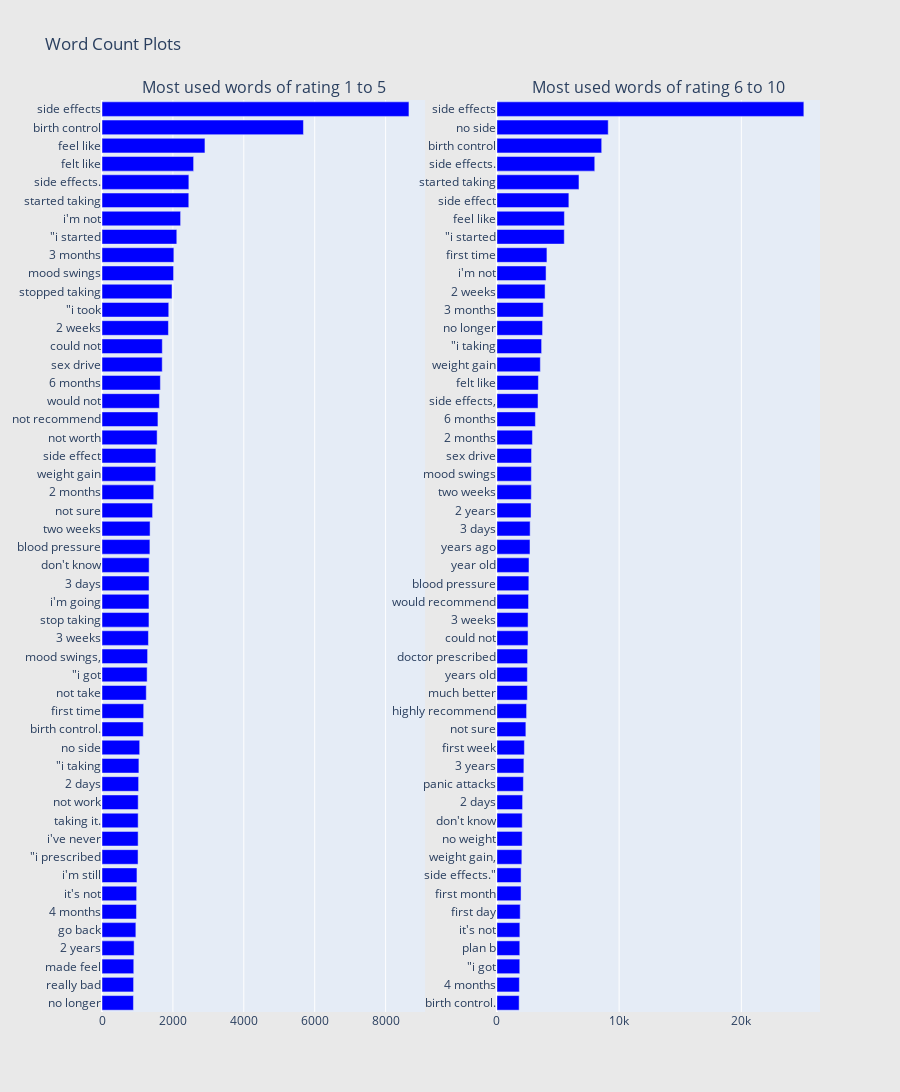

Notebook code for this chart:
### Markdown cell above
##### 1 N-gram is not enough to distinguish between a bad and a good review. Let's try with 2 N-grams

### Code cell
#get the bar chart from rating 1 to 5

freq_dict = defaultdict(int)
for sent in df_all_1_5['review']:
    for word in generate_ngrams(sent, 2):
        freq_dict[word] += 1
        
fd_sorted_1_5 = pd.DataFrame(sorted(freq_dict.items(), key=lambda x: x[1])[::-1])
#the same as: pd.DataFrame(freq_dict.items, columns=['word','freq']).sort_values('freq', ascending=False)
fd_sorted_1_5.columns = ['word', 'wordcount']
trace0 = horizontal_bar_chart(fd_sorted_1_5.head(50), 'blue')

#get the bar chart from rating 6 to 10

freq_dict = defaultdict(int)
for sent in df_all_6_10['review']:
    for word in generate_ngrams(sent, 2):
        freq_dict[word] += 1
        
fd_sorted_6_10 = pd.DataFrame(sorted(freq_dict.items(), key=lambda x: x[1])[::-1])
#the same as: pd.DataFrame(freq_dict.items, columns=['word','freq']).sort_values('freq', ascending=False)
fd_sorted_6_10.columns = ['word', 'wordcount']
trace1 = horizontal_bar_chart(fd_sorted_6_10.head(50), 'blue')

#create two subplots
fig = tools.make_subplots(rows=1, cols=2, vertical_spacing=0.04,
                         subplot_titles= ['Most used words of rating 1 to 5',
                                         'Most used words of rating 6 to 10'])
fig.append_trace(trace0, 1, 1)
fig.append_trace(trace1, 1, 2)
fig['layout'].update(height=1200, width=900, paper_bgcolor='rgb(233,233,233)', title="Word Count Plots")
py.iplot(fig, filename='word-plots')

### Figure 1 — Plotly figure (JSON) as saved in the notebook; plotly's stock layout.template omitted (floating-point values rounded to 4 significant figures)
{"data": [{"marker": {"color": "blue"}, "orientation": "h", "showlegend": false, "type": "bar", "x": [887, 891, 896, 906, 955, 972, 977, 986, 1017, 1019, 1020, 1021, 1033, 1041, 1063, 1165, 1176, 1249, 1273, 1286, 1310, 1325, 1325, 1327, 1330, 1351, 1356, 1427, 1460, 1515, 1520, 1555, 1578, 1619, 1647, 1699, 1701, 1874, 1883, 1975, 2019, 2027, 2110, 2217, 2448, 2450, 2584, 2904, 5682, 8658], "xaxis": "x", "y": ["no longer", "really bad", "made feel", "2 years", "go back", "4 months", "it&#039;s not", "i&#039;m still", "\"i prescribed", "i&#039;ve never", "taking it.", "not work", "2 days", "\"i taking", "no side", "birth control.", "first time", "not take", "\"i got", "mood swings,", "3 weeks", "stop taking", "i&#039;m going", "3 days", "don&#039;t know", "blood pressure", "two weeks", "not sure", "2 months", "weight gain", "side effect", "not worth", "not recommend", "would not", "6 months", "sex drive", "could not", "2 weeks", "\"i took", "stopped taking", "mood swings", "3 months", "\"i started", "i&#039;m not", "started taking", "side effects.", "felt like", "feel like", "birth control", "side effects"], "yaxis": "y"}, {"marker": {"color": "blue"}, "orientation": "h", "showlegend": false, "type": "bar", "x": [1820, 1838, 1871, 1873, 1879, 1909, 1976, 1979, 2042, 2068, 2073, 2101, 2168, 2208, 2249, 2370, 2429, 2492, 2492, 2511, 2547, 2549, 2589, 2613, 2625, 2707, 2719, 2793, 2815, 2820, 2834, 2907, 3150, 3364, 3396, 3554, 3658, 3737, 3790, 3941, 4022, 4093, 5512, 5522, 5888, 6714, 8006, 8573, 9108, 25112], "xaxis": "x2", "y": ["birth control.", "4 months", "\"i got", "plan b", "it&#039;s not", "first day", "first month", "side effects.\"", "weight gain,", "no weight", "don&#039;t know", "2 days", "panic attacks", "3 years", "first week", "not sure", "highly recommend", "much better", "years old", "doctor prescribed", "could not", "3 weeks", "would recommend", "blood pressure", "year old", "years ago", "3 days", "2 years", "two weeks", "mood swings", "sex drive", "2 months", "6 months", "side effects,", "felt like", "weight gain", "\"i taking", "no longer", "3 months", "2 weeks", "i&#039;m not", "first time", "\"i started", "feel like", "side effect", "started taking", "side effects.", "birth control", "no side", "side effects"], "yaxis": "y2"}], "layout": {"annotations": [{"font": {"size": 16}, "showarrow": false, "text": "Most used words of rating 1 to 5", "x": 0.225, "xanchor": "center", "xref": "paper", "y": 1, "yanchor": "bottom", "yref": "paper"}, {"font": {"size": 16}, "showarrow": false, "text": "Most used words of rating 6 to 10", "x": 0.775, "xanchor": "center", "xref": "paper", "y": 1, "yanchor": "bottom", "yref": "paper"}], "height": 1200, "paper_bgcolor": "rgb(233,233,233)", "title": {"text": "Word Count Plots"}, "width": 900, "xaxis": {"anchor": "y", "domain": [0, 0.45]}, "xaxis2": {"anchor": "y2", "domain": [0.55, 1]}, "yaxis": {"anchor": "x", "domain": [0, 1]}, "yaxis2": {"anchor": "x2", "domain": [0, 1]}}}
